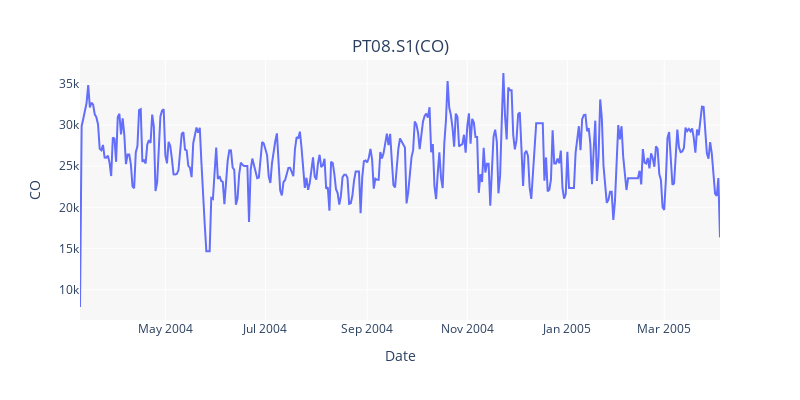

The notebook cell saved with this chart:
### Code cell
#### plot
fig = px.line(ts, x= ts.index, y='CO')
fig.update_layout(
    plot_bgcolor='rgb(247, 247, 247)',
    autosize=False,
    width=800,
    height=400,
    title={
        'text': 'PT08.S1(CO)' ,
        'y':0.9,
        'x':0.5,
        'xanchor': 'center',
        'yanchor': 'top'}
    )
fig.show()

#data = df['Enrollments'].values

### Figure 1 — Plotly figure (JSON) as saved in the notebook; plotly's stock layout.template omitted (floating-point values rounded to 4 significant figures; data arrays with more than 128 entries replaced by an {"elided": "..."} marker saying what was removed)
{"data": [{"hovertemplate": "Date=%{x}<br>CO=%{y}<extra></extra>", "legendgroup": "", "line": {"color": "#636efa", "dash": "solid"}, "mode": "lines", "name": "", "orientation": "v", "showlegend": false, "type": "scatter", "x": {"elided": "391 str values"}, "xaxis": "x", "y": {"elided": "391 int values"}, "yaxis": "y"}], "layout": {"autosize": false, "height": 400, "legend": {"tracegroupgap": 0}, "margin": {"t": 60}, "plot_bgcolor": "rgb(247, 247, 247)", "title": {"text": "PT08.S1(CO)", "x": 0.5, "xanchor": "center", "y": 0.9, "yanchor": "top"}, "width": 800, "xaxis": {"anchor": "y", "domain": [0, 1], "title": {"text": "Date"}}, "yaxis": {"anchor": "x", "domain": [0, 1], "title": {"text": "CO"}}}}
